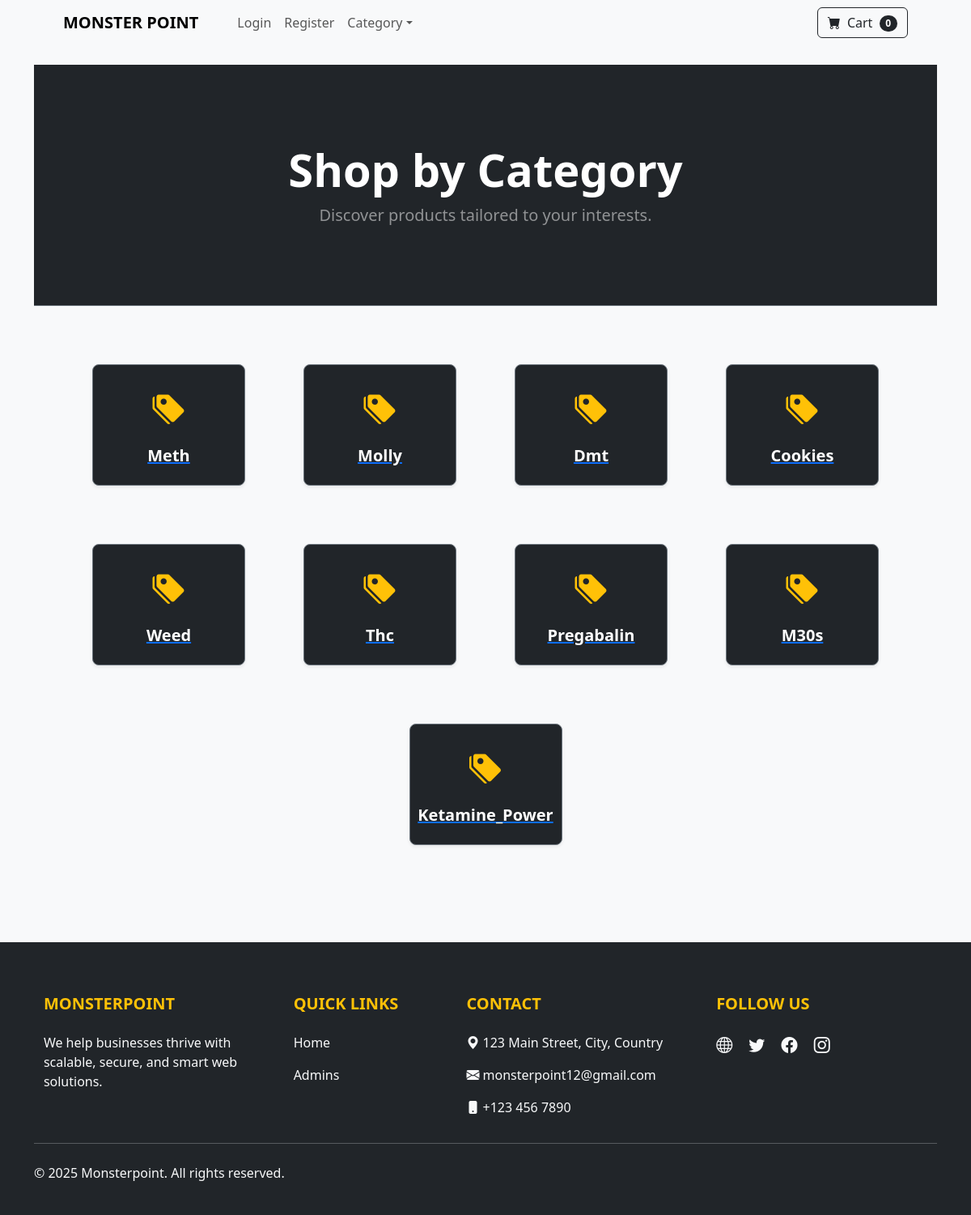
/category_summary/, run on an earlier commit of the app's database.
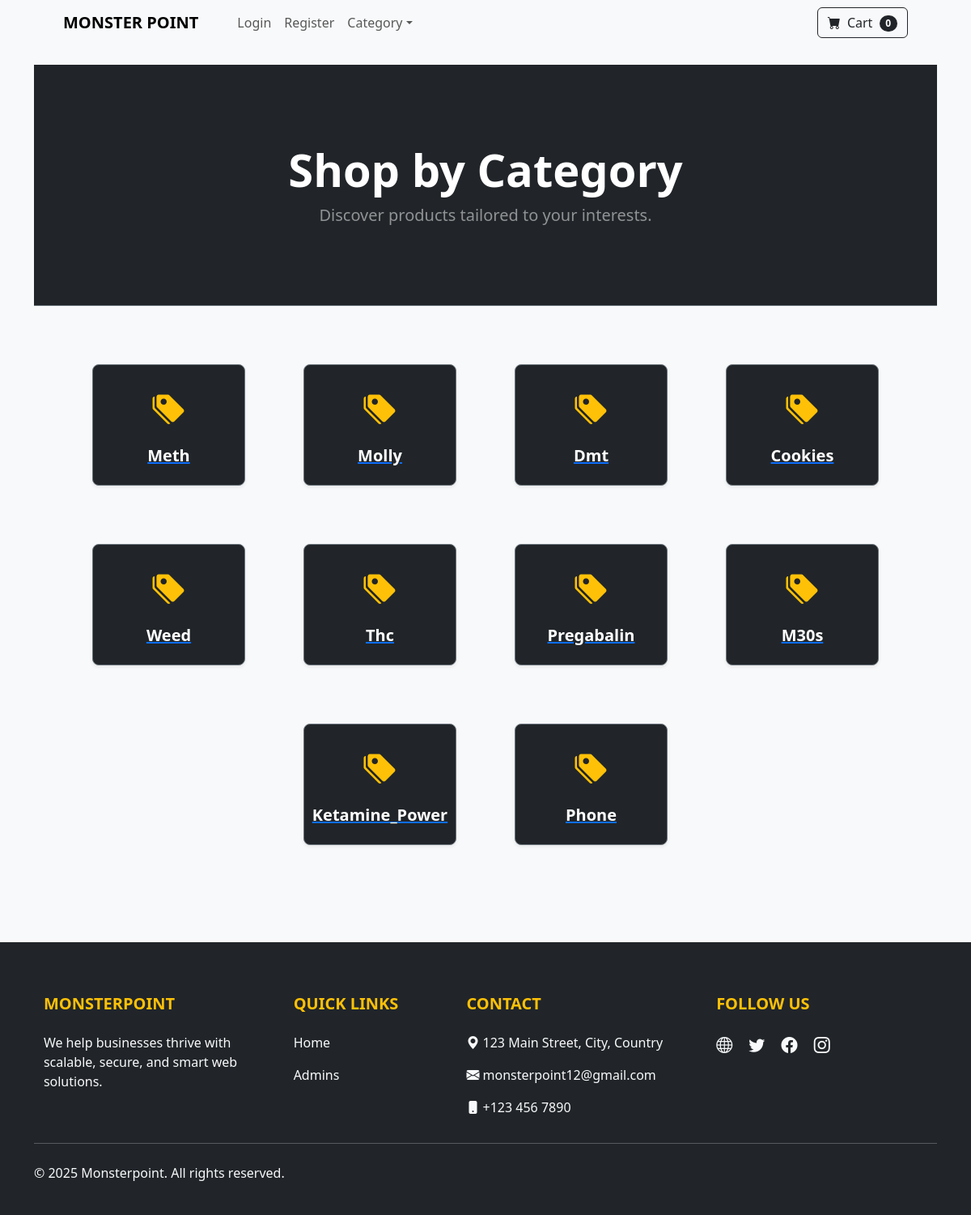
And on a later commit of the database.
### store/models.py (models this page shows)
class Category(models.Model):
    name = models.CharField(max_length=50)
    def __str__(self):
        return self.name
    class Meta:
        verbose_name_plural = 'categories'

### store/views.py (the view)
# urls.py: path('category_summary/', views.category_summary, name='category_summary'),
def category_summary(request):
    categories = Category.objects.all()
    return render(request, 'category_summary.html', {'categories':categories})

### cart/cart.py (called while the page is built)
    def __len__(self):
        return len(self.cart)

### cart/context_processors.py (called while the page is built)
def cart(request):
    return {'cart': Cart(request)}

### store/templates/category_summary.html (shortened to what this page needs)
{% extends 'base.html' %}
{% load static %}
{% block content %}
<header class="bg-dark py-5 border-bottom border-secondary">
  <div class="container px-4 px-lg-5 my-5">
    <div class="text-center text-white">
      <h1 class="display-4 fw-bold">Shop by Category</h1>
      <p class="lead fw-light text-white-50">
        Discover products tailored to your interests.
      </p>
    </div>
  </div>
</header>
<section class="py-5">
  <div class="container px-4 px-lg-5">
    <div class="row g-4 justify-content-center">
      {% for category in categories %}
        <div class="col-12 col-sm-6 col-md-4 col-lg-3">
          <a href="{% url 'category' category %}" class="category-card d-block text-center p-4 rounded-3">
            <div class="bg-dark border border-secondary p-4 rounded-3 h-100 d-flex flex-column justify-content-center align-items-center shadow-sm hover-effect">
              <i class="bi bi-tags-fill fs-1 text-warning mb-3"></i>
              <h5 class="text-white mb-0">{{ category|title }}</h5>
            </div>
          </a>
        </div>
      {% empty %}
        <p class="text-center text-muted">No categories found.</p>
      {% endfor %}
    </div>
  </div>
</section>
{% endblock %}

What changed in the data, as far as the page shows it:
added Category: name "Phone"
